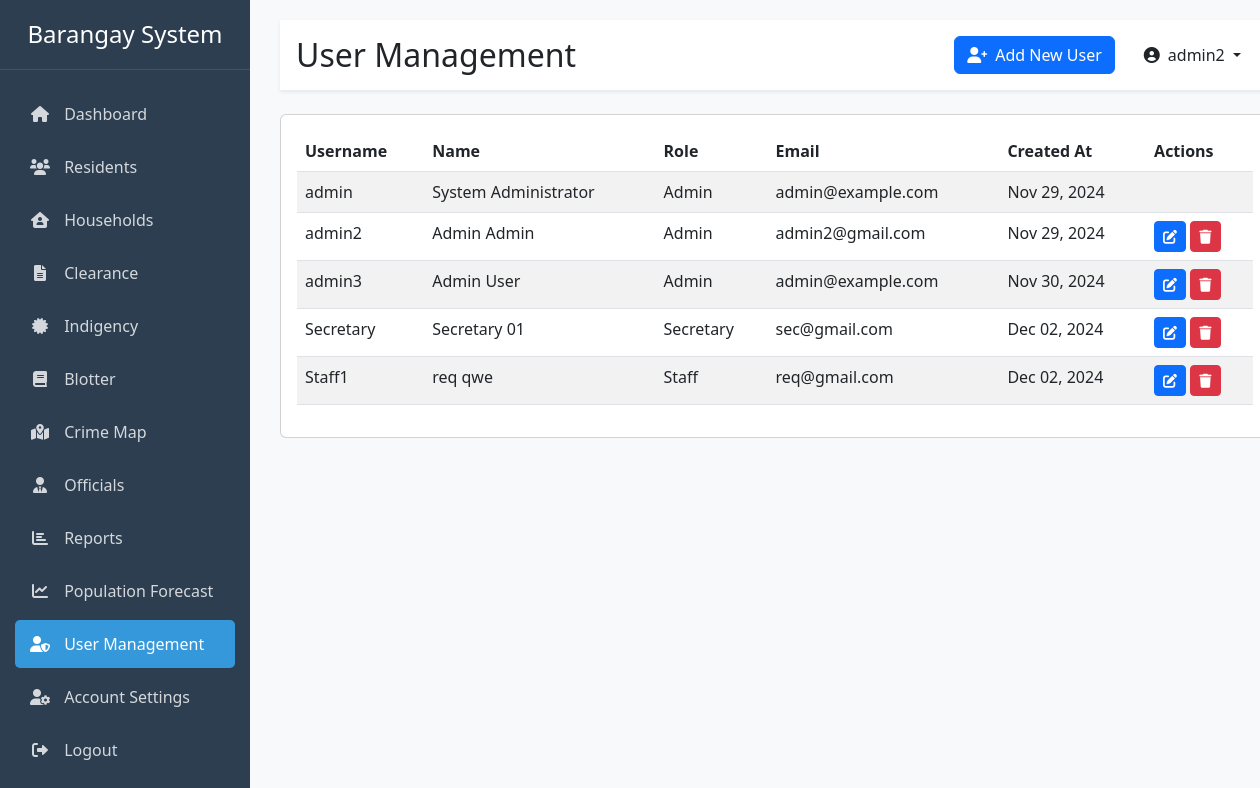
/users.php (signed in), run on an earlier commit of the app's database.
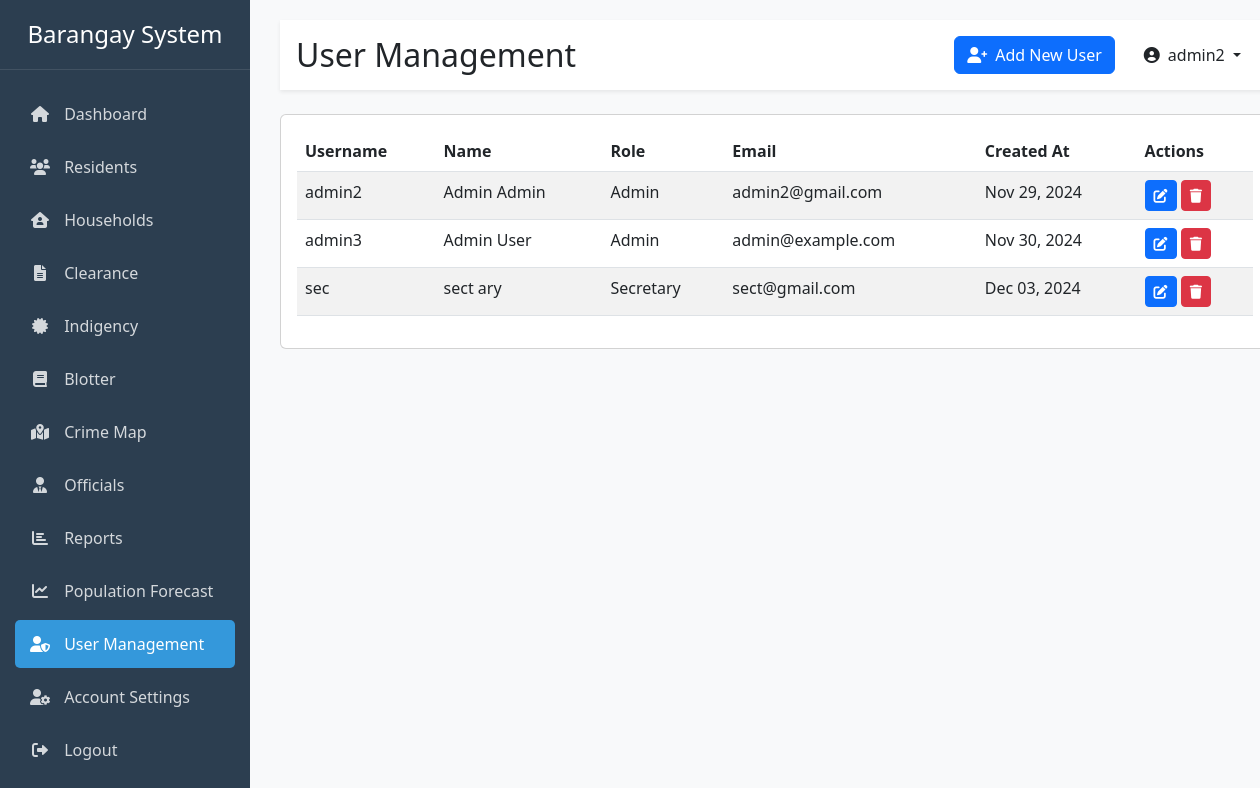
And on a later commit of the database.
### tables this page shows
CREATE TABLE `users` (
  `id` int(11) NOT NULL,
  `username` varchar(50) NOT NULL,
  `password` varchar(255) NOT NULL,
  `role` enum('admin','staff','secretary') NOT NULL,
  `first_name` varchar(50) NOT NULL,
  `last_name` varchar(50) NOT NULL,
  `email` varchar(100) DEFAULT NULL,
  `created_at` timestamp NOT NULL DEFAULT current_timestamp()
);

### users.php (the view, shortened to what this page needs)
<?php
include 'auth_check.php';
$query = "SELECT id, username, role, first_name, last_name, email, created_at FROM users";
$result = $conn->query($query);
?>
<!DOCTYPE html>
<html lang="en">
<head>
    <link href="https://cdn.jsdelivr.net/npm/bootstrap@5.3.0/dist/css/bootstrap.min.css" rel="stylesheet">
    <link href="https://cdnjs.cloudflare.com/ajax/libs/font-awesome/6.0.0/css/all.min.css" rel="stylesheet">
</head>
<body>
    <div class="container-fluid">
        <div class="row">
            <?php include 'includes/header.php'; ?>
            <div class="col-md-9 col-lg-10 main-content">
                <div class="d-flex justify-content-between align-items-center mb-4 p-3 bg-white shadow-sm">
                    <h2 class="mb-0">User Management</h2>
                    <div class="d-flex align-items-center">
                        <button type="button" class="btn btn-primary me-3" data-bs-toggle="modal" data-bs-target="#addUserModal">
                            <i class="fas fa-user-plus me-2"></i>Add New User
                        </button>
                        <div class="dropdown">
                            <button class="btn btn-link text-dark text-decoration-none dropdown-toggle" type="button" id="userMenu" data-bs-toggle="dropdown" aria-expanded="false">
                                <i class="fas fa-user-circle me-2"></i><?php echo htmlspecialchars($_SESSION['username']); ?>
                            </button>
                        </div>
                    </div>
                </div>
                <div class="card">
                    <div class="card-body">
                        <div class="table-responsive">
                            <table class="table table-striped">
                                <thead>
                                    <tr>
                                        <th>Username</th>
                                        <th>Name</th>
                                        <th>Role</th>
                                        <th>Email</th>
                                        <th>Created At</th>
                                        <th>Actions</th>
                                    </tr>
                                </thead>
                                <tbody>
                                    <?php while ($row = $result->fetch_assoc()): ?>
                                    <tr>
                                        <td><?php echo htmlspecialchars($row['username']); ?></td>
                                        <td><?php echo htmlspecialchars($row['first_name'] . ' ' . $row['last_name']); ?></td>
                                        <td><?php echo ucfirst(htmlspecialchars($row['role'])); ?></td>
                                        <td><?php echo htmlspecialchars($row['email']); ?></td>
                                        <td><?php echo date('M d, Y', strtotime($row['created_at'])); ?></td>
                                        <td>
                                            <?php if ($row['username'] !== 'admin'): ?>
                                            <button class="btn btn-sm btn-primary edit-user" data-id="<?php echo $row['id']; ?>"
                                                    data-username="<?php echo htmlspecialchars($row['username']); ?>"
                                                    data-firstname="<?php echo htmlspecialchars($row['first_name']); ?>"
                                                    data-lastname="<?php echo htmlspecialchars($row['last_name']); ?>"
                                                    data-email="<?php echo htmlspecialchars($row['email']); ?>"
                                                    data-role="<?php echo htmlspecialchars($row['role']); ?>">
                                                <i class="fas fa-edit"></i>
                                            </button>
                                            <form method="POST" class="d-inline" onsubmit="return confirm('Are you sure you want to delete this user?');">
                                                <button type="submit" name="delete_user" class="btn btn-sm btn-danger">
                                                    <i class="fas fa-trash"></i>
                                                </button>
                                            </form>
                                            <?php endif; ?>
                                        </td>
                                    </tr>
                                    <?php endwhile; ?>
                                </tbody>
                            </table>
                        </div>
                    </div>
                </div>
            </div>
        </div>
    </div>
</body>
</html>

What changed in the data, as far as the page shows it:
removed users: username "admin", first_name+last_name "System Administrator", role "Admin", email "admin@example.com", created_at "Nov 29, 2024"
removed users: username "Secretary", first_name+last_name "Secretary 01", role "Secretary", email "sec@gmail.com", created_at "Dec 02, 2024"
removed users: username "Staff1", first_name+last_name "req qwe", role "Staff", email "req@gmail.com", created_at "Dec 02, 2024"
added users: username "sec", first_name+last_name "sect ary", role "Secretary", email "sect@gmail.com", created_at "Dec 03, 2024"
